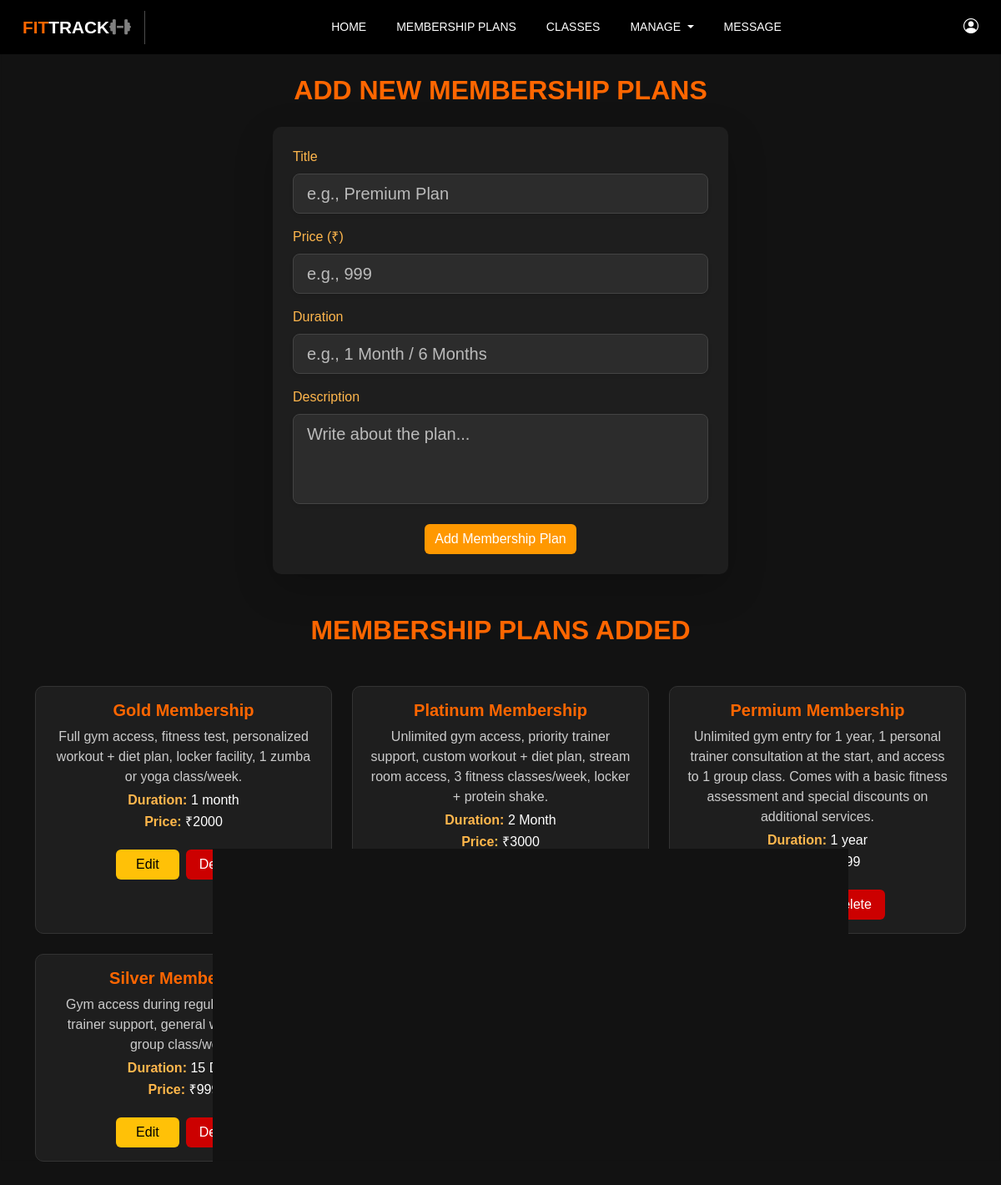
The page /admin/admin_membership.php on the database its author committed.
### tables this page shows
CREATE TABLE `memberships` (
  `id` int(11) NOT NULL,
  `title` varchar(255) NOT NULL,
  `price` decimal(10,0) NOT NULL,
  `duration` varchar(50) NOT NULL,
  `description` text NOT NULL
);

### admin/admin_membership.php (the view, shortened to what this page needs)
<?php
@include '../config.php';
$editData = null;
$memberships = $conn->query("SELECT * FROM memberships ORDER BY id DESC");
?>
<!DOCTYPE html>
<html lang="en">
<head>
    <link href="https://cdn.jsdelivr.net/npm/bootstrap@5.3.0/dist/css/bootstrap.min.css" rel="stylesheet">
    <link rel="stylesheet" href="https://cdn.jsdelivr.net/npm/bootstrap-icons@1.11.3/font/bootstrap-icons.css">
    <link rel="stylesheet" href="https://cdnjs.cloudflare.com/ajax/libs/font-awesome/6.5.2/css/all.min.css">
    <link href="../css/admin_membership.css" rel="stylesheet">
</head>
<body>
    <?php @include ('admin_header.php'); ?>
    <div class="container">
        <h2 class="text-center mb-4 mt-4" style="color: #ff6600;">ADD NEW MEMBERSHIP PLANS</h2>
    <div class="row justify-content-center">
    <div class="col-md-8 col-lg-6">
        <div class="card p-4 mb-5 shadow-lg border-0">
<form method="POST">
    <div class="mb-3">
        <label class="form-label">Title</label>
        <input type="text" name="title" class="form-control form-control-lg shadow-sm"
               value="<?= $editData['title'] ?? '' ?>"
               placeholder="e.g., Premium Plan" required>
    </div>
    <div class="mb-3">
        <label class="form-label">Price (₹)</label>
        <input type="number" name="price" class="form-control form-control-lg shadow-sm"
               value="<?= $editData['price'] ?? '' ?>"
               min="0" placeholder="e.g., 999" required>
    </div>
    <div class="mb-3">
        <label class="form-label">Duration</label>
        <input type="text" name="duration" class="form-control form-control-lg shadow-sm"
               value="<?= $editData['duration'] ?? '' ?>"
               placeholder="e.g., 1 Month / 6 Months" required>
    </div>
    <div class="mb-3">
        <label class="form-label">Description</label>
        <textarea name="description" class="form-control form-control-lg shadow-sm" rows="3"
                  placeholder="Write about the plan..." required><?= $editData['description'] ?? '' ?></textarea>
    </div>
    <div class="text-center mt-4">
      <?php if ($editData): ?>
       <div class="d-flex justify-content-center gap-3">
        <button type="submit" name="update" class="btn btn-primary">Update Membership Plan</button>
        <a href="admin_membership.php" class="btn btn-secondary">Cancel</a>
       </div>
      <?php else: ?>
       <button type="submit" name="add" class="btn btn-success">Add Membership Plan</button>
      <?php endif; ?>
    </div>
</form>
  </div>
 </div>
</div>
    <div class="row g-4 mb-5">
   <h2 id="memberships" class="mb-4 text-center fw-bold" style="color: #ff6600;">MEMBERSHIP PLANS ADDED</h2>
   <?php foreach ($memberships as $m): ?>
       <div class="col-md-4">
            <div class="card p-3 h-100 text-center">
                <h5 class="mb-2" style="color: #ff6600; font-weight: bold;"><?= $m['title'] ?></h5>
                <p class="text-muted mb-1"><?= $m['description'] ?></p>
                <p class="text-white mb-1"><strong style="color: #ffb74d; font-weight: bold;">Duration:</strong> <?= $m['duration'] ?></p>
                <h6><strong style="color: #ffb74a; font-weight: bold;">Price:</strong> ₹<?= $m['price'] ?></h6>
                <div class="d-flex justify-content-center gap-2 mt-3">
                    <a href="?edit=<?= $m['id'] ?>" class="btn btn-warning px-4">Edit</a>
                    <a href="?delete=<?= $m['id'] ?>" class="btn btn-danger px-3">Delete</a>
                </div>
            </div>
        </div>
   <?php endforeach; ?>
</div>
</body>
</html>

### css/admin_membership.css (style rules this page uses)
body { background-color: #121212; color: #e0e0e0; font-family: 'Segoe UI', Tahoma, Geneva, Verdana, sans-serif; backdrop-filter: blur(1px); }
h2 { font-weight: 600; color: #ff6600; }
.card { background: #1e1e1e; border: 1px solid #333; border-radius: 10px; }
.card h5,.card h6,.membership-title,.membership-price,.membership-description,.form-label { color: #fff; }
.card .text-muted { color: #ccc !important; }
.form-control, .form-select { background: #2c2c2c; color: #fff; border: 1px solid #444; }
.form-label { color: #ffb74d; font-weight: 500; }
.form-control::placeholder { color: #bbb; }
textarea.form-control { resize: none; min-height: 100px; }
.btn-primary, .btn-success { background-color: #ff9800 !important; border: none; }
.btn-warning { border: none; font-weight: 500; }
.btn-danger { background-color: #cc0000; border: none; font-weight: 500; }

### admin/admin_header.php (style rules this page uses)
body { margin: 0; font-family: Arial, sans-serif; background-size: cover; }

### rows shown on the page
memberships: title "Gold Membership", description "Full gym access, fitness test, personalized workout + diet plan, locker facility, 1 zumba or yoga class/week.", duration "1 month", price "2000"
memberships: title "Platinum Membership", description "Unlimited gym access, priority trainer support, custom workout + diet plan, stream room access, 3 fitness classes/week, locker + protein shake.", duration "2 Month", price "3000"
memberships: title "Permium Membership", description "Unlimited gym entry for 1 year, 1 personal trainer consultation at the start, and access to 1 group class. Comes with a basic fitness assessment and special discounts on additional services.", duration "1 year", price "12999"
memberships: title "Silver Membership", description "Gym access during regular hours, basic trainer support, general workout plan, 1 group class/week.", duration "15 Days", price "999"
